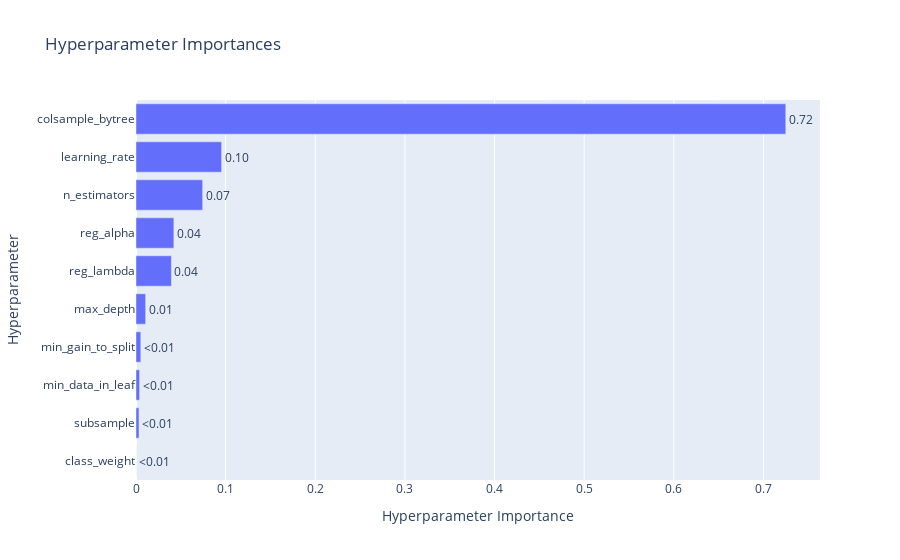

The cell this chart's notebook holds for it:
### Code cell
vis.plot_param_importances(study_seasonal)

### Figure 1 — Plotly figure (JSON) as saved in the notebook; plotly's stock layout.template omitted (floating-point values rounded to 4 significant figures)
{"data": [{"cliponaxis": false, "hovertemplate": ["class_weight (CategoricalDistribution): 0.0<extra></extra>", "subsample (FloatDistribution): 0.0033218518327043497<extra></extra>", "min_data_in_leaf (IntDistribution): 0.004004272178759985<extra></extra>", "min_gain_to_split (FloatDistribution): 0.00537542667632459<extra></extra>", "max_depth (IntDistribution): 0.010758712908979775<extra></extra>", "reg_lambda (FloatDistribution): 0.03950376705290834<extra></extra>", "reg_alpha (FloatDistribution): 0.042243419481065365<extra></extra>", "n_estimators (IntDistribution): 0.07436521880612587<extra></extra>", "learning_rate (FloatDistribution): 0.09552136799640303<extra></extra>", "colsample_bytree (FloatDistribution): 0.7249059630667287<extra></extra>"], "name": "Objective Value", "orientation": "h", "text": ["<0.01", "<0.01", "<0.01", "<0.01", "0.01", "0.04", "0.04", "0.07", "0.10", "0.72"], "textposition": "outside", "type": "bar", "x": [0, 0.003322, 0.004004, 0.005375, 0.01076, 0.0395, 0.04224, 0.07437, 0.09552, 0.7249], "y": ["class_weight", "subsample", "min_data_in_leaf", "min_gain_to_split", "max_depth", "reg_lambda", "reg_alpha", "n_estimators", "learning_rate", "colsample_bytree"]}], "layout": {"title": {"text": "Hyperparameter Importances"}, "xaxis": {"title": {"text": "Hyperparameter Importance"}}, "yaxis": {"title": {"text": "Hyperparameter"}}}}
